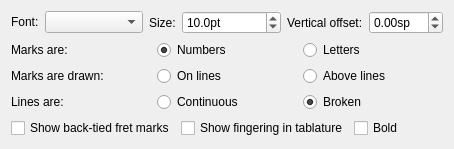
              <widget class="QWidget" name="tab">
               <attribute name="title">
                <string>Fret Marks</string>
               </attribute>
               <layout class="QVBoxLayout" name="verticalLayout_2">
                <item>
                 <layout class="QHBoxLayout" name="horizontalLayout_6">
                  <item>
                   <layout class="QFormLayout" name="formLayout_3">
                    <item row="0" column="0">
                     <widget class="QLabel" name="fretFontLabel">
                      <property name="text">
                       <string>Font:</string>
                      </property>
                      <property name="buddy">
                       <cstring>fretFontName</cstring>
                      </property>
                     </widget>
                    </item>
                    <item row="0" column="1">
                     <widget class="QComboBox" name="fretFontName"/>
                    </item>
                   </layout>
                  </item>
                  <item>
                   <layout class="QFormLayout" name="formLayout_4">
                    <item row="0" column="0">
                     <widget class="QLabel" name="fretFontSizeLabel">
                      <property name="text">
                       <string>Size:</string>
                      </property>
                      <property name="buddy">
                       <cstring>fretFontSize</cstring>
                      </property>
                     </widget>
                    </item>
                    <item row="0" column="1">
                     <widget class="QDoubleSpinBox" name="fretFontSize">
                      <property name="suffix">
                       <string>pt</string>
                      </property>
                      <property name="decimals">
                       <number>1</number>
                      </property>
                      <property name="minimum">
                       <double>5.000000000000000</double>
                      </property>
                      <property name="value">
                       <double>10.000000000000000</double>
                      </property>
                     </widget>
                    </item>
                   </layout>
                  </item>
                  <item>
                   <layout class="QFormLayout" name="formLayout_5">
                    <item row="0" column="0">
                     <widget class="QLabel" name="fretYLabel">
                      <property name="text">
                       <string>Vertical offset:</string>
                      </property>
                      <property name="buddy">
                       <cstring>fretY</cstring>
                      </property>
                     </widget>
                    </item>
                    <item row="0" column="1">
                     <widget class="QDoubleSpinBox" name="fretY">
                      <property name="suffix">
                       <string>sp</string>
                      </property>
                      <property name="minimum">
                       <double>-99.989999999999995</double>
                      </property>
                      <property name="singleStep">
                       <double>0.250000000000000</double>
                      </property>
                      <property name="value">
                       <double>0.000000000000000</double>
                      </property>
                     </widget>
                    </item>
                   </layout>
                  </item>
                 </layout>
                </item>
                <item>
                 <layout class="QGridLayout" name="gridLayout">
                  <item row="1" column="0">
                   <widget class="QLabel" name="onStringsLabel">
                    <property name="minimumSize">
                     <size>
                      <width>120</width>
                      <height>0</height>
                     </size>
                    </property>
                    <property name="text">
                     <string>Marks are drawn:</string>
                    </property>
                    <property name="buddy">
                     <cstring>onLinesRadio</cstring>
                    </property>
                   </widget>
                  </item>
                  <item row="1" column="1">
                   <widget class="QRadioButton" name="onLinesRadio">
                    <property name="minimumSize">
                     <size>
                      <width>110</width>
                      <height>0</height>
                     </size>
                    </property>
                    <property name="text">
                     <string>On lines</string>
                    </property>
                    <property name="checked">
                     <bool>false</bool>
                    </property>
                    <property name="autoExclusive">
                     <bool>true</bool>
                    </property>
                    <attribute name="buttonGroup">
                     <string notr="true">OnAboveLinesButtGroup</string>
                    </attribute>
                   </widget>
                  </item>
                  <item row="2" column="1">
                   <widget class="QRadioButton" name="linesThroughRadio">
                    <property name="minimumSize">
                     <size>
                      <width>110</width>
                      <height>0</height>
                     </size>
                    </property>
                    <property name="text">
                     <string>Continuous</string>
                    </property>
                    <property name="checked">
                     <bool>false</bool>
                    </property>
                    <property name="autoExclusive">
                     <bool>true</bool>
                    </property>
                    <attribute name="buttonGroup">
                     <string notr="true">ContinuousBrokenLinesbuttGroup</string>
                    </attribute>
                   </widget>
                  </item>
                  <item row="2" column="0">
                   <widget class="QLabel" name="linesThroughLabel">
                    <property name="minimumSize">
                     <size>
                      <width>120</width>
                      <height>0</height>
                     </size>
                    </property>
                    <property name="text">
                     <string>Lines are:</string>
                    </property>
                    <property name="buddy">
                     <cstring>linesThroughRadio</cstring>
                    </property>
                   </widget>
                  </item>
                  <item row="0" column="1">
                   <widget class="QRadioButton" name="numbersRadio">
                    <property name="minimumSize">
                     <size>
                      <width>110</width>
                      <height>0</height>
                     </size>
                    </property>
                    <property name="text">
                     <string>Numbers</string>
                    </property>
                    <property name="checked">
                     <bool>true</bool>
                    </property>
                    <property name="autoExclusive">
                     <bool>true</bool>
                    </property>
                    <attribute name="buttonGroup">
                     <string notr="true">NumLettersButtGroup</string>
                    </attribute>
                   </widget>
                  </item>
                  <item row="0" column="0">
                   <widget class="QLabel" name="numbersLabel">
                    <property name="minimumSize">
                     <size>
                      <width>120</width>
                      <height>0</height>
                     </size>
                    </property>
                    <property name="text">
                     <string>Marks are:</string>
                    </property>
                    <property name="buddy">
                     <cstring>numbersRadio</cstring>
                    </property>
                   </widget>
                  </item>
                  <item row="0" column="2">
                   <widget class="QRadioButton" name="lettersRadio">
                    <property name="text">
                     <string>Letters</string>
                    </property>
                    <property name="autoExclusive">
                     <bool>true</bool>
                    </property>
                    <attribute name="buttonGroup">
                     <string notr="true">NumLettersButtGroup</string>
                    </attribute>
                   </widget>
                  </item>
                  <item row="1" column="2">
                   <widget class="QRadioButton" name="aboveLinesRadio">
                    <property name="text">
                     <string>Above lines</string>
                    </property>
                    <property name="autoExclusive">
                     <bool>true</bool>
                    </property>
                    <attribute name="buttonGroup">
                     <string notr="true">OnAboveLinesButtGroup</string>
                    </attribute>
                   </widget>
                  </item>
                  <item row="2" column="2">
                   <widget class="QRadioButton" name="linesBrokenRadio">
                    <property name="text">
                     <string>Broken</string>
                    </property>
                    <property name="checked">
                     <bool>true</bool>
                    </property>
                    <property name="autoExclusive">
                     <bool>true</bool>
                    </property>
                    <attribute name="buttonGroup">
                     <string notr="true">ContinuousBrokenLinesbuttGroup</string>
                    </attribute>
                   </widget>
                  </item>
                 </layout>
                </item>
                <item>
                 <layout class="QHBoxLayout" name="horizontalLayout_3">
                  <item>
                   <widget class="QCheckBox" name="showBackTied">
                    <property name="text">
                     <string>Show back-tied fret marks</string>
                    </property>
                   </widget>
                  </item>
                  <item>
                   <widget class="QCheckBox" name="showTabFingering">
                    <property name="text">
                     <string>Show fingering in tablature</string>
                    </property>
                   </widget>
                  </item>
                  <item>
                   <widget class="QCheckBox" name="fretFontBold">
                    <property name="text">
                     <string>Bold</string>
                    </property>
                   </widget>
                  </item>
                  <item>
                   <spacer name="horizontalSpacer_6">
                    <property name="orientation">
                     <enum>Qt::Horizontal</enum>
                    </property>
                    <property name="sizeHint" stdset="0">
                     <size>
                      <width>40</width>
                      <height>20</height>
                     </size>
                    </property>
                   </spacer>
                  </item>
                 </layout>
                </item>
               </layout>
              </widget>
